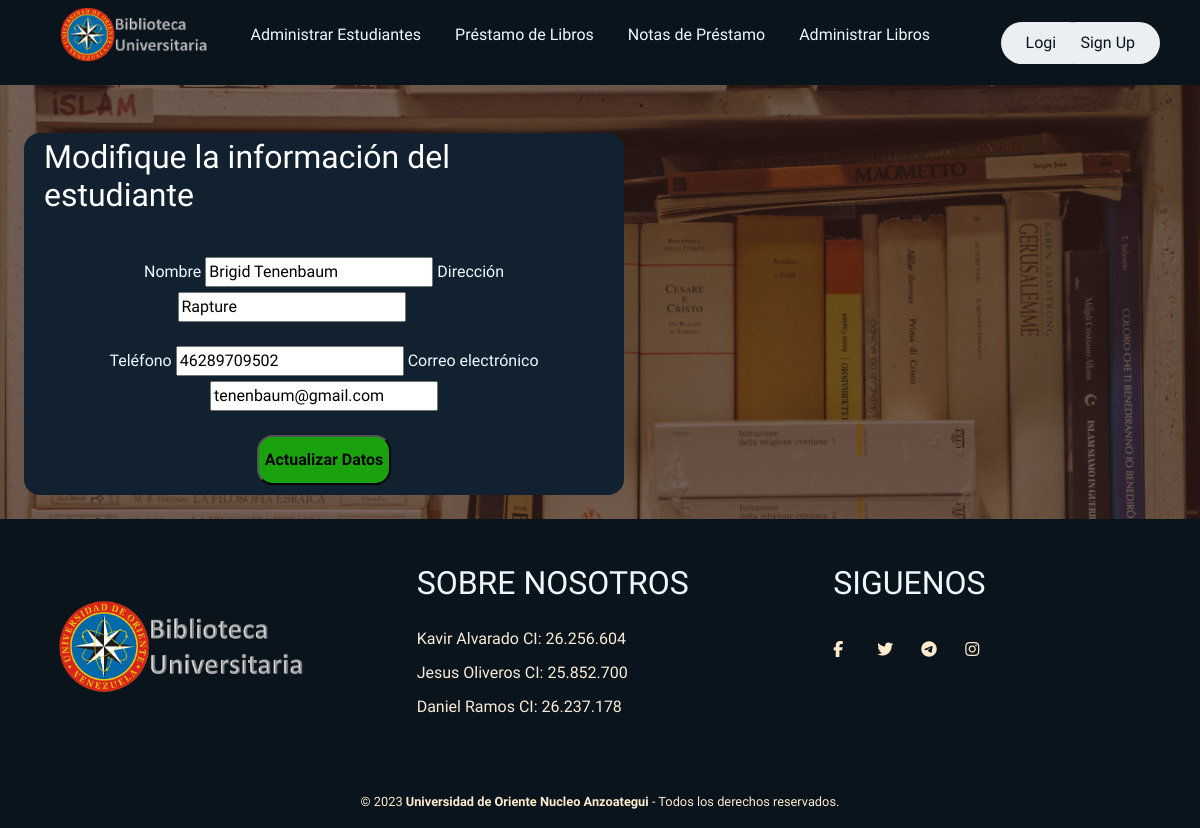
Screenshot of /administrarestudiantes/editarestudiante/7373537449/ with the database file from the repository.
### AdministrarEstudiantes/models.py (models this page shows, shortened)
class Estudiante(models.Model):# Creación de la tabla con el nombre Estudiante
    id = models.CharField(primary_key=True, max_length=20, verbose_name="CI del Estudiante")
    nombre=models.CharField(max_length=20, verbose_name="Nombre del Estudiante")
    email=models.EmailField(max_length=50, verbose_name="Correo Electrónico")
    direccion=models.CharField(max_length=50, verbose_name="Dirección del Estudiante")
    tfno=models.CharField(max_length=20, verbose_name="Número Telefónico")
    fecha=models.DateTimeField(auto_now_add=True, verbose_name="Fecha del Registro")
    devoluciones=models.IntegerField(default=0, verbose_name="Devoluciones")
    estatus = models.CharField(max_length=30, default='Habilitado')
    class Meta:
        verbose_name='estudiante'
        verbose_name_plural='estudiantes'

### AdministrarEstudiantes/views.py (the view)
# urls.py: path('editarestudiante/<str:id>/', views.editar_estudiantes, name='EditarEstudiante'),
def editar_estudiantes(request, id):
    estudiantes = Estudiante.objects.get(id = id)
    return render(request, "administrarestudiantes/editarestudiante.html", {'estudiantes': estudiantes})

### AdministrarEstudiantes/templates/administrarestudiantes/editarestudiante.html (shortened to what this page needs)
{% extends "base/base.html" %}
{% load static %}
{% block content %}
    <link href="{% static 'Biblioteca/bootstrap.min.css' %}" rel="stylesheet">
    <link rel="stylesheet" href="{% static 'Biblioteca/css/StylesBase.css' %}">
    <link rel="stylesheet" href="{% static 'Biblioteca\css\StylesLibros.css' %}">
    <link rel="stylesheet" href="{% static 'Biblioteca\css\StylesTablas.css' %}">
    <div class="opciones">
        <div class="box">
            <h2 style="color: white">Modifique la información del estudiante</h2>
        </div>
        <br/>
        <center><form action="{% url 'EstudianteEditado' estudiantes.id %}" method="post" style="margin: auto; color: aliceblue;">
            <label for="name">Nombre</label>
            <input type="text" name="txtnom" value="{{ estudiantes.nombre }}" placeholder="Nombre de Estudiante" required />
            <label for="name">Dirección</label>
            <input style="margin-right: 65px" type="text" name="txtdir" value="{{ estudiantes.direccion }}" placeholder="Dirección de Estudiante" required />
            <br/><br/>
            <label for="name">Teléfono</label>
            <input type="text" name="txttfn" value="{{ estudiantes.tfno }}" placeholder="Teléfono de Estudiante" required />
            <label for="name">Correo electrónico</label>
            <input type="text" name="txtemail" value="{{ estudiantes.email }}" placeholder="Correo de Estudiante" required />
            <br/><br/>
            <button type="submit" class="ingresar-button"><strong>Actualizar Datos</strong></button>
        </form></center>
    </div>
{% endblock %}

### Home/static/Biblioteca/css/StylesBase.css (style rules this page uses)
* { margin: 0; padding: 1; box-sizing: border-box; font-family: 'Fira Sans', sans-serif; }
body { font-family: 'Lora'; background: linear-gradient(rgba(47, 23, 15, 0.65), rgba(47, 23, 15, 0.65)), url("../imgprojts/BiblioA.jpg"); background-attachment: fixed; background-position: center; background-size: cover; }

### Home/static/Biblioteca/css/StylesLibros.css (style rules this page uses)
.opciones { background-color: #11212f; margin: 2%; width: 50%; border-radius: 1em; }
.opciones .box { margin: 5px 15px; padding: 5px; }

### Home/static/Biblioteca/css/StylesTablas.css (style rules this page uses)
.ingresar-button { height: 50px; border-radius: 1em; margin-bottom: 10px; background-color: rgb(25, 162, 13); }

### rows the page displays
Estudiante: txtnom "Brigid Tenenbaum", txtdir "Rapture", txttfn "46289709502", txtemail "tenenbaum@gmail.com"
